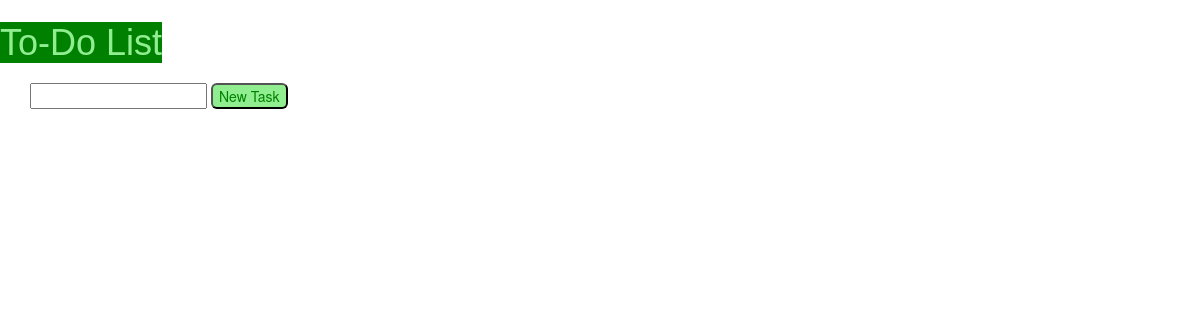
The app's page /, older data.
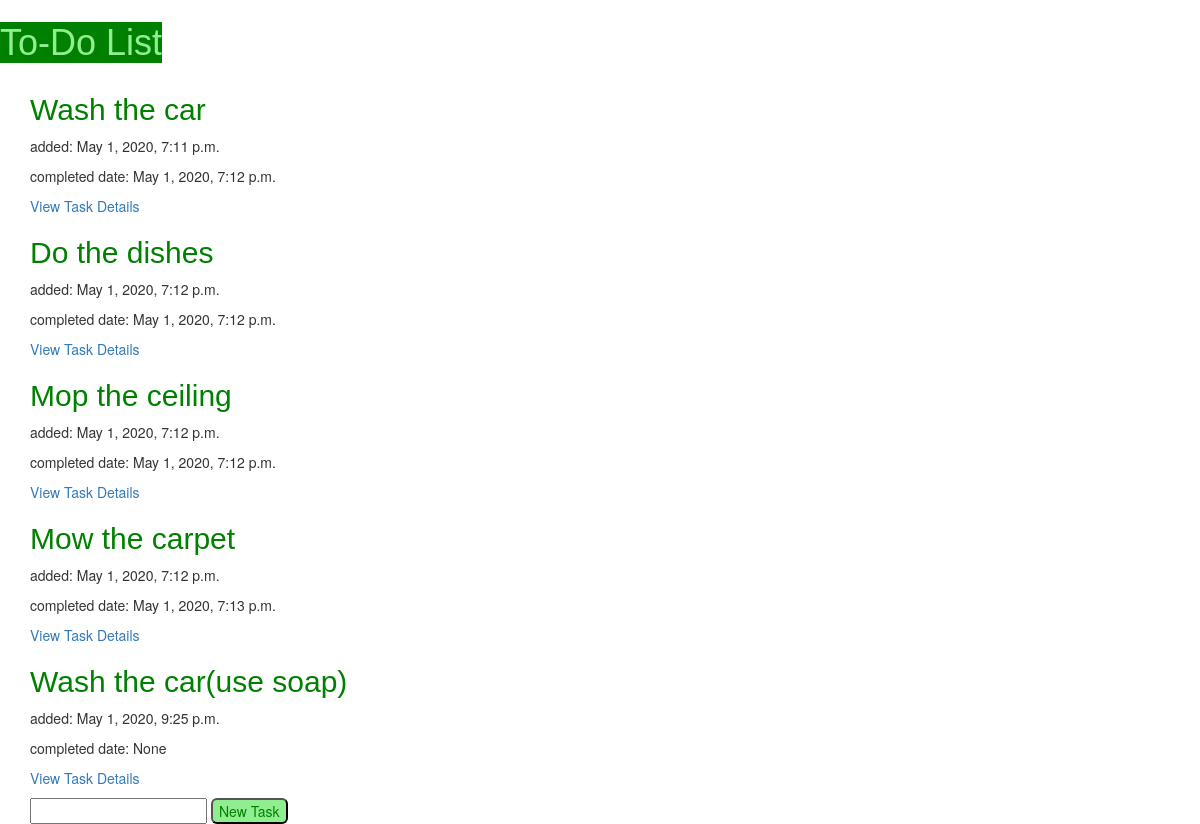
The same page, newer data.
### todo_app/models.py (models this page shows, shortened)
class TodoItem(models.Model):
    task_description = models.TextField(blank = False, null = True)
    created_date = models.DateTimeField(default = timezone.now)
    completion_date = models.DateTimeField(blank = True, null = True)
    is_completed = models.BooleanField(default = False)

### todo_app/views.py (the view)
# urls.py: path('',views.todo_list, name = 'todo_list'),
def todo_list(request):
    todo_items = TodoItem.objects.filter(created_date__lte=timezone.now()).order_by('created_date')
    return render(request, 'todo_list.html', {'todo_items': todo_items})

### templates/todo_list.html (shortened to what this page needs)
    {% extends 'base.html' %}
    {% block content %}
    {% for todo_item in todo_items %}
    <div>
        <h2>{{ todo_item.task_description }}</h2>
        <p>added: {{ todo_item.created_date }}</p>
        <p>completed date: {{ todo_item.completion_date }}</p>
        <a href="http://localhost:8000/todo_app/detail/{{ todo_item.id }}">View Task Details</a>
    </div>
    {% endfor %}
    <div>
        <form action = "http://localhost:8000/todo_app/new_task" method = "POST">
            <input type="text" name="new_task" id="new_task">
            <button type = "submit">New Task</button>
        </form>
    </div>
    {% endblock %}

### templates/base.html (shortened to what this page needs)
{% load static %}
<!DOCTYPE html>
<html lang="en">
    <head>
        <link rel="stylesheet" href="//maxcdn.bootstrapcdn.com/bootstrap/3.2.0/css/bootstrap.min.css">
        <link rel="stylesheet" href="//maxcdn.bootstrapcdn.com/bootstrap/3.2.0/css/bootstrap-theme.min.css">
        <link rel="stylesheet" href="{% static 'todo_app.css' %}">
    </head>
    <body>
        <div class="page header">
            <h1><a href="http://127.0.0.1:8000/">To-Do List</a></h1>
        </div>
        <div class="content container">
            <div class="row">
                <div class="col-md-8">
                {% block content %}
                {% endblock %}
                </div>
            </div>
        </div>
    </body>
</html>

### static/todo_app.css (style rules this page uses)
h1 a { font-family: 'Impact', Haettenschweiler, Arial Narrow Bold, sans-serif; color: lightgreen; background-color: green; }
h2 { font-family: 'Franklin Gothic Medium', 'Arial Narrow', Arial, sans-serif; color: green; }
button { color: green; background-color: lightgreen; margin-block-start: 10px; border-radius: 6px; }

Row changes from the older to the newer data that the page shows:
added TodoItem: task_description "Wash the car", created_date "May 1, 2020, 7:11 p.m.", completion_date "May 1, 2020, 7:12 p.m."
added TodoItem: task_description "Do the dishes", created_date "May 1, 2020, 7:12 p.m.", completion_date "May 1, 2020, 7:12 p.m."
added TodoItem: task_description "Mop the ceiling", created_date "May 1, 2020, 7:12 p.m.", completion_date "May 1, 2020, 7:12 p.m."
added TodoItem: task_description "Mow the carpet", created_date "May 1, 2020, 7:12 p.m.", completion_date "May 1, 2020, 7:13 p.m."
added TodoItem: task_description "Wash the car(use soap)", created_date "May 1, 2020, 9:25 p.m.", completion_date "None"
